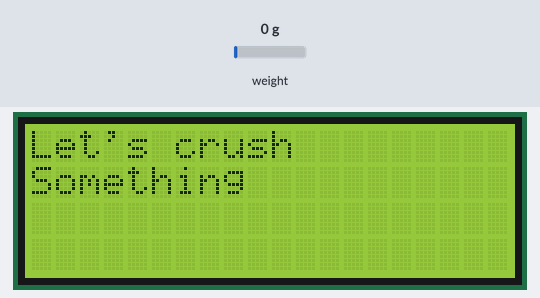
Bench run of a sketch on a simulated ESP8266 (NodeMCU). Shown: 20×4 character LCD. The inputs (shaded band) are chosen by the test bench; at power-on: weight on the scale 0 g. What the sketch prints to the serial monitor is not drawn.

Above: at 3.6 s.
3.7 s: weight on the scale set to 100 g
At 4.1 s:
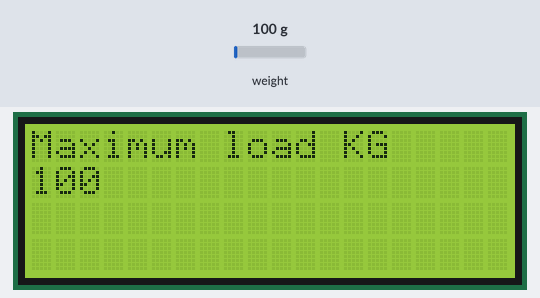
5.3 s: weight on the scale set to 1250 g
At 6.5 s:
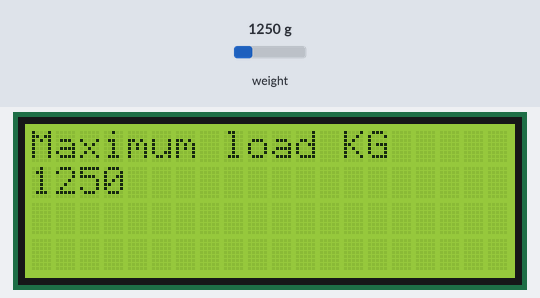
6.8 s: weight on the scale set to 2500 g
At 8.0 s:
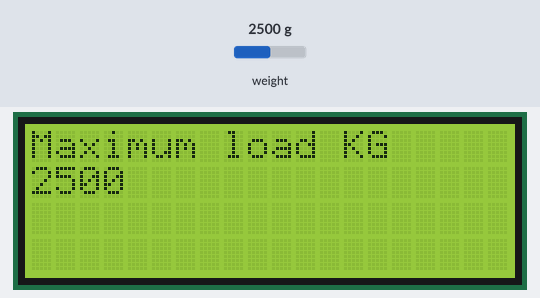
Timing chart, 0 to 9.8 s (numbered marks = the images above; inputs shaded):
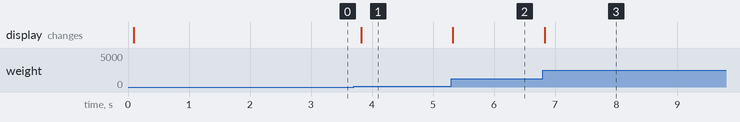

The sketch:

Lload_cell_-_Calibrated.ino
```cpp
#include <HX711_ADC.h>
#include <EEPROM.h>

//pins:
const int HX711_dout = 2; //mcu > HX711 dout pin
const int HX711_sck = 3; //mcu > HX711 sck pin

//HX711 constructor:
HX711_ADC LoadCell(HX711_dout, HX711_sck);

const int calVal_eepromAdress = 0;
unsigned long t = 0;

// LCD Display
#include <LiquidCrystal_I2C.h>
LiquidCrystal_I2C lcd(0x27,20,4);
long x;

void setup() {
  Serial.begin(57600); delay(10);
  Serial.println();
  Serial.println("Starting...");

  lcd.init();
  lcd.backlight();
  lcd.setCursor(0,0);
  lcd.print("Let's crush");
  lcd.setCursor(0,1);
  lcd.print("Something");

  LoadCell.begin();
  float calibrationValue; // calibration value (see example file "Calibration.ino")
  calibrationValue = 2190;
#if defined(ESP8266)|| defined(ESP32)
  //EEPROM.begin(512); // uncomment this if you use ESP8266/ESP32 and want to fetch the calibration value from eeprom
#endif
  //EEPROM.get(calVal_eepromAdress, calibrationValue); // uncomment this if you want to fetch the calibration value from eeprom

  unsigned long stabilizingtime = 2000; // preciscion right after power-up can be improved by adding a few seconds of stabilizing time
  boolean _tare = true; //set this to false if you don't want tare to be performed in the next step
  LoadCell.start(stabilizingtime, _tare);
  if (LoadCell.getTareTimeoutFlag()) {
    Serial.println("Timeout, check MCU>HX711 wiring and pin designations");
    while (1);
  }
  else {
    LoadCell.setCalFactor(calibrationValue); // set calibration value (float)
    Serial.println("Startup is complete");
  }
  x = 1;
}

void loop() {
  static boolean newDataReady = 0;
  const int serialPrintInterval = 0; //increase value to slow down serial print activity

  // check for new data/start next conversion:
  if (LoadCell.update()) newDataReady = true;

  // get smoothed value from the dataset:
  if (newDataReady) {
    if (millis() > t + serialPrintInterval) {
      float i = LoadCell.getData();
      Serial.print("Load_cell output val: ");
      Serial.println(i);
      newDataReady = 0;
      t = millis();

      if (x < i){
        x = i;
        lcd.clear();
        lcd.setCursor(0,0);
        lcd.print("Maximum load KG");
        lcd.setCursor(0,1);
        lcd.print(x);
        delay (50);
      }
      //newDataReady = 0;
    }
  }
}
```

Measured:
- after the input at 3.7 s, the display: changes after 0.12 s (image 1)
- after the input at 5.3 s, the display: changes at once (image 2)
- after the input at 6.8 s, the display: changes at once (image 3)
